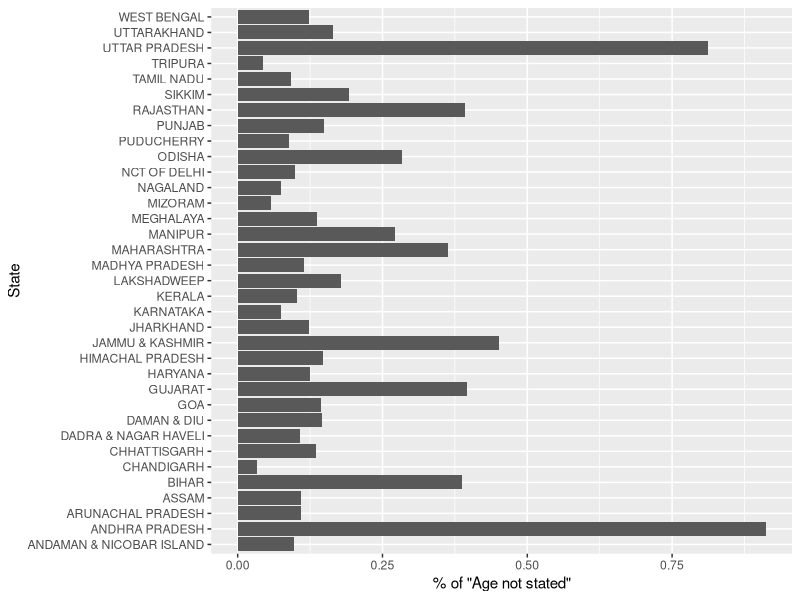
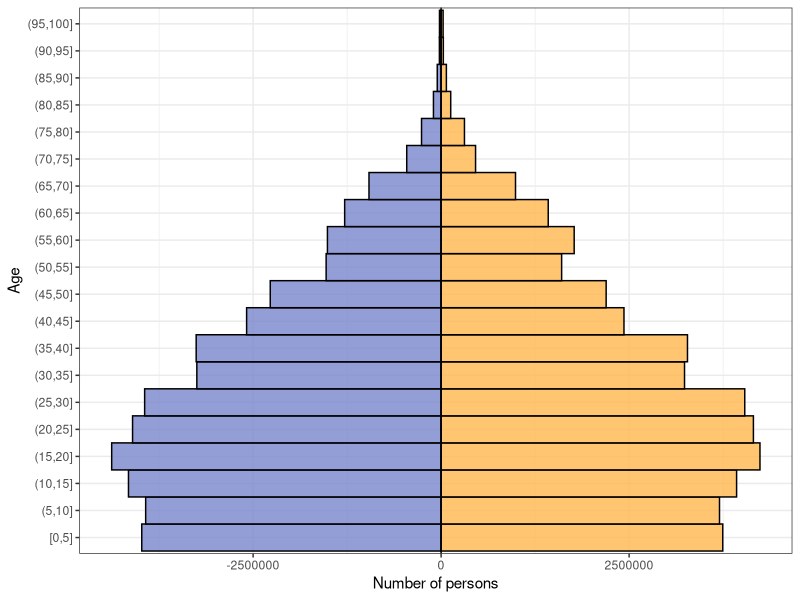
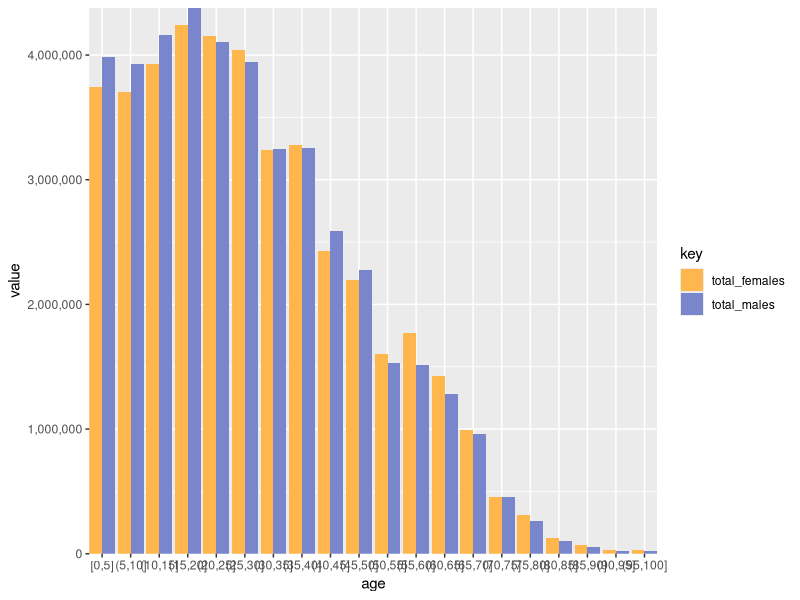
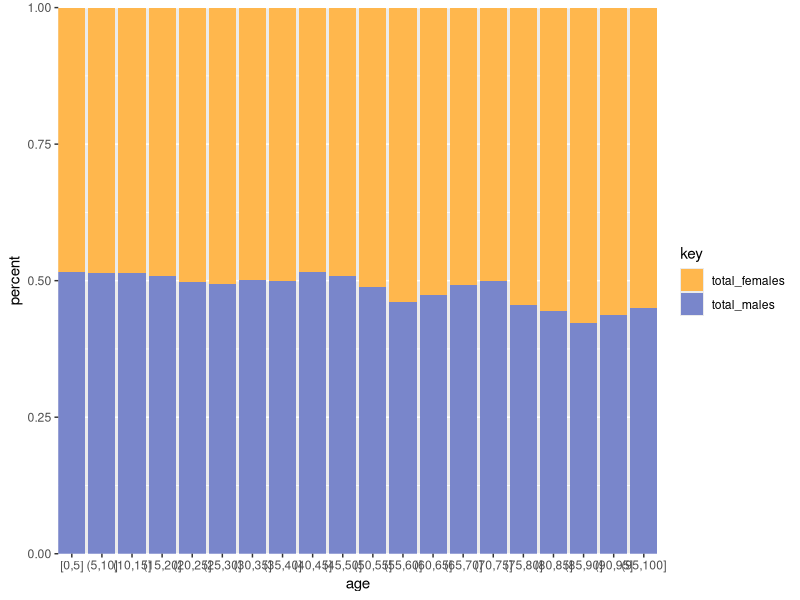

Reproduce these figures in R, in order.
library(ggplot2)
library(magrittr)
library(dplyr)
library(stringr)
library(tidyr)

base_data <- readr::read_csv('all_states_data.csv')

# remove 'INDIA' data
base_data <- base_data %>% filter(!(state %in% 'INDIA'))

# does every state have the same number of rows
base_data %>% 
  group_by(state) %>% 
  summarise(n = n()) %>% 
  ungroup %>% 
  select(n) %>% 
  distinct
# yes
  
# is the age column values identical for all states
base_data %>% 
  select(state, age) %>% 
  arrange(state, age) %>% 
  nest(-state) %>% 
  extract2('data') %>% 
  unique
# yes

# check if the % of 'Age not stated' is high in any state
base_data %>% 
  select(state, age, total_persons) %>% 
  filter(age %in% c('Age not stated', 'All ages')) %>% 
  spread(key = 'age', value = 'total_persons') %>% 
  mutate(perc = `Age not stated` * 100 / `All ages`) -> 
  toplot
  
ggplot(toplot) +
  geom_bar(aes(x = state, y = perc), stat = 'identity') +
  coord_flip() +
  xlab('State') +
  ylab('% of "Age not stated"')
# It is within 1% for all states. Should be ok

one_state_data <- base_data %>% 
  filter(state %in% 'ANDHRA PRADESH') %>% 
  filter(!(age %in% c('Age not stated', 'All ages'))) %>% 
  mutate(age = age %>% as.numeric) %>% 
  mutate(age = ifelse(is.na(age), 100, age))

# people round off to the nearest 5 multiple if they don't know the exact value
one_state_data$age <- cut(one_state_data$age, breaks = seq(from = 0, to = 100, by = 5), include.lowest = TRUE)

one_state_data %>% 
  group_by(age) %>% 
  summarise(total_males = sum(total_males),
            total_females = sum(total_females)) %>% 
  ungroup ->
  toplot

gg <- ggplot(toplot) +
  geom_bar(aes(x = age, y = -total_males), stat = 'identity', fill = '#7986CB', color = 'black', alpha = 0.8, width = 1) +
  geom_bar(aes(x = age, y = total_females), stat = 'identity', fill = '#FFB74D', color = 'black', alpha = 0.8, width = 1) +
  coord_flip() +
  geom_hline(aes(yintercept = 0)) +
  theme_bw() +
  ylab('Number of persons') +
  xlab('Age')

png(filename = 'ap1.png', width = 450, height = 750)
plot(gg)
dev.off()

toplot %>% 
  gather(key = 'key', value = 'value', -age) ->
  toplot

gg <- ggplot(toplot) +
  geom_bar(aes(x = age, y = value, fill = key), stat = 'identity', position = 'dodge') +
  scale_y_continuous(label = scales::comma) +
  scale_fill_manual(values = c(total_males = '#7986CB', total_females = '#FFB74D')) +
  coord_cartesian(expand = FALSE)

png(filename = 'ap2.png', width = 1500, height = 900)
plot(gg)
dev.off()

toplot %>% 
  group_by(age) %>% 
  mutate(percent = value / sum(value)) %>% 
  ungroup ->
  toplot

gg <- ggplot(toplot) +
  geom_bar(aes(x = age, y = percent, fill = key), stat = 'identity') +
  scale_y_continuous(label = scales::comma) +
  scale_fill_manual(values = c(total_males = '#7986CB', total_females = '#FFB74D')) +
  coord_cartesian(ylim = c(0, 1), expand = FALSE)

png(filename = 'ap3.png', width = 1500, height = 900)
plot(gg)
dev.off()
